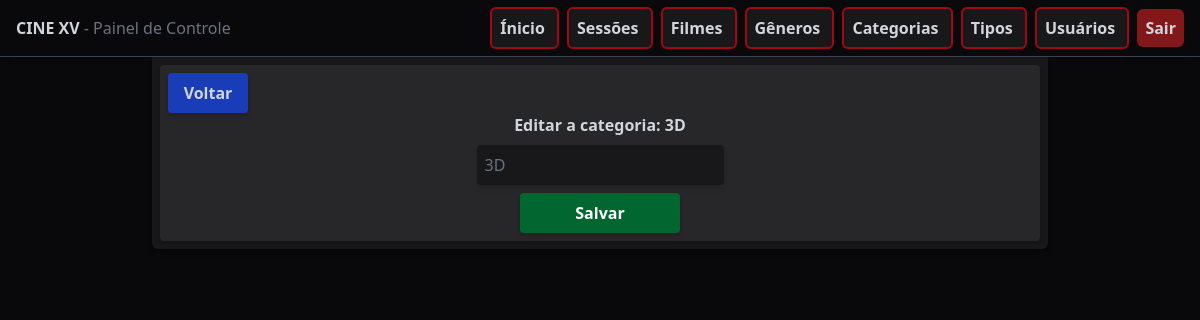
/category/edit/1/ (signed in), run on an earlier commit of the app's database.
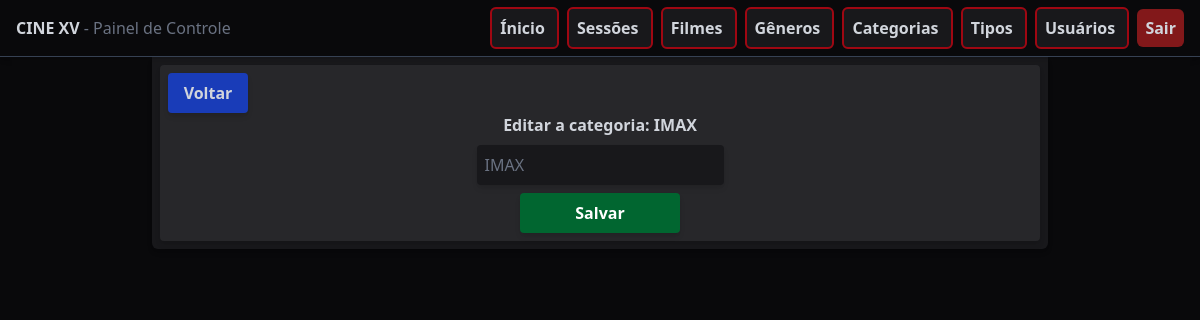
And on a later commit of the database.
### api/models.py (models this page shows, shortened)
class Category(models.Model):
    name = models.CharField(max_length=100, unique=True)
    category_type = models.ForeignKey(CategoryType, on_delete=models.SET_NULL, null=True, related_name='categories')
    modified_by = models.ForeignKey(User, on_delete=models.SET_NULL, null=True, related_name='mod_categories')
    modified_at = models.DateTimeField(auto_now_add=True)

### control/views.py (the view, shortened to what this page needs)
# urls.py: path('category/edit/<int:id>/', views.category_edit, name='category-edit'),
@login_required(login_url='user-login')
def category_edit(request, id):
    category = get_object_or_404(Category, id=id)
    form = AddCategoryForm(instance=category)
    context = {
        'form': form,
        'category': category
    }
    return render(request, 'category/category_edit.html', context)

### control/forms.py
class AddCategoryForm(forms.ModelForm):
    class Meta:
        model = Category
        fields = ['name', 'category_type']
        widgets = {
            'name': forms.TextInput(attrs={
                'class': "bg-zinc-900 hover:bg-zinc-700 transition outline-none p-2 rounded-sm shadow-md",
                'placeholder': "Nome da categoria"
            }),
            'category_type': forms.Select(attrs={
                'class': "bg-zinc-900 hover:bg-zinc-700 transition outline-none p-2 rounded-sm shadow-md"
            })
        }

### control/templates/category/category_edit.html (shortened to what this page needs)
{% extends 'base.html' %}
{% block content %}
<div class="w-4xl bg-zinc-900 mx-auto p-2 rounded-b-md space-y-2 shadow-md">
    <div class="flex flex-col bg-zinc-800 rounded-sm p-2 shadow-md">
        <a href="{% url 'categories' %}" class="w-20 text-center bg-blue-800 hover:bg-blue-600 transition font-semibold rounded-sm p-2 shadow-md">
            Voltar
        </a>
        <div class="flex flex-col gap-2 text-center items-center">
            <h1 class="font-semibold">Editar a categoria: {{ category.name }}</h1>
            <form method="POST" class="flex flex-col gap-2 text-gray-500">
                {{ form.name }}
                <button type="submit" class="w-40 mx-auto bg-green-800 hover:bg-green-600 p-2 rounded-sm text-white font-semibold cursor-pointer transition shadow-md">
                    Salvar
                </button>
            </form>
        </div>
    </div>
</div>
{% endblock %}

What changed in the data, as far as the page shows it:
changed Category: name "3D" → "IMAX"
